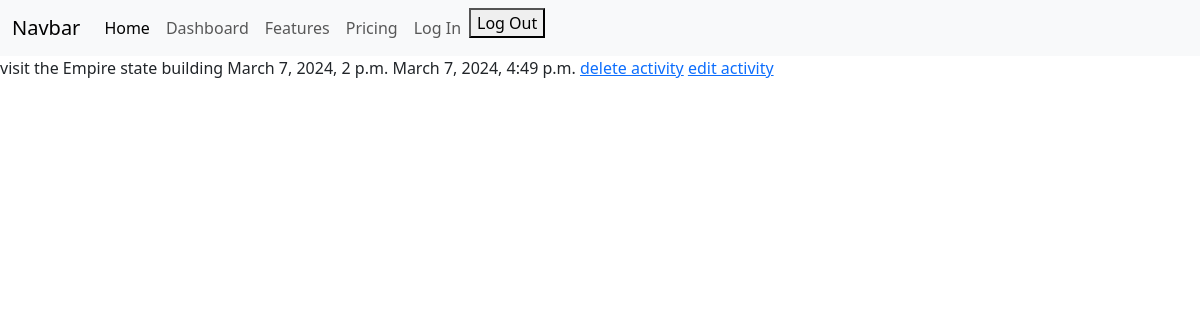
Page /trip/activity/14 (signed in) on the committed database.
### travel/models.py (models this page shows)
class Activity(models.Model):
    trip = models.ForeignKey(Trip, on_delete = models.CASCADE, null=True)
    name = models.CharField(max_length = 100)
    start_time = models.DateTimeField()
    end_time = models.DateTimeField()
    link = models.URLField(blank=True)

### travel/views.py (the view)
# urls.py: path('trip/activity/<int:pk>', ActivityDetailView.as_view(), name='activity-detail'),
class ActivityDetailView(LoginRequiredMixin, DetailView):
    model = Activity

### travel/templates/travel/activity_detail.html
{% extends "travel/base.html" %}
{% block content %}
{{ object.name }}
{{object.start_time}}
{{object.end_time}}
<a href="{% url 'delete-activity' object.pk %}">delete activity</a>
<a href="{% url 'activity-update' object.pk %}">edit activity</a>
{% endblock content %}

### rows in the picture
Activity: name "visit the Empire state building", start_time "March 7, 2024, 2 p.m.", end_time "March 7, 2024, 4:49 p.m."
